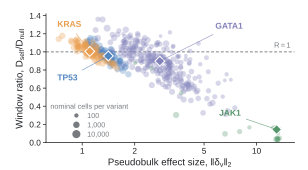

Python code for this plot:
"""Fig. 3f — pseudobulk effect size, nominal depth and measurement window."""
from __future__ import annotations

import numpy as np
from matplotlib.lines import Line2D

import fig3_common as S

# Publication contract inherited from fig3_common: Arial/Helvetica sans-serif;
# svg.fonttype="none"; pdf.fonttype=42; exports .svg, .pdf, .png and .tiff at dpi=600.
# Final assembled figure target: width_mm = 183.
W_MM, H_MM = 78.0, 43.0

LABEL_POS = {
    "TP53": (0.72, 0.71),
    "KRAS": (0.72, 1.30),
    "GATA1": (5.8, 1.28),
    "JAK1": (6.1, 0.32),
}


def main() -> None:
    S.apply_style()
    df = S.nominal_depth_join()
    fig = S.figure(W_MM, H_MM)
    ax = fig.add_axes([0.15, 0.16, 0.81, 0.76])

    medians = {}
    for gene in S.GENE_ORDER:
        sub = df[df["dataset"] == gene]
        # Strictly positive effect-size guard is required for the log x-axis.
        good = (
            np.isfinite(sub["effect_size"])
            & np.isfinite(sub["window_ratio"])
            & np.isfinite(sub["n_cells_nominal"])
            & (sub["effect_size"] > 0)
        )
        use = sub.loc[good]
        ax.scatter(
            use["effect_size"],
            use["window_ratio"],
            s=S.size_from_nominal_cells(use["n_cells_nominal"]),
            color=S.GENE_COLORS[gene],
            alpha=0.32,
            linewidths=0,
            zorder=2,
        )
        med_x = float(use["effect_size"].median())
        med_y = float(use["window_ratio"].median())
        medians[gene] = (med_x, med_y)
        ax.plot(
            med_x,
            med_y,
            marker="D",
            ms=5.0,
            mfc=S.GENE_COLORS[gene],
            mec="white",
            mew=0.75,
            zorder=5,
        )

    ax.axhline(1.0, color=S.GREY, lw=0.7, ls=(0, (3, 2)), zorder=1)
    ax.text(15.7, 1.025, r"$R=1$", ha="right", va="bottom", fontsize=5.4, color=S.GREY)
    ax.set_xscale("log")
    ax.set_xlim(0.62, 16.5)
    ax.set_xticks([1, 2, 5, 10])
    ax.set_xticklabels(["1", "2", "5", "10"])
    ax.minorticks_off()
    ax.set_ylim(0, 1.42)
    ax.set_yticks(np.arange(0, 1.41, 0.2))
    ax.set_xlabel(r"Pseudobulk effect size, $\Vert\delta_v\Vert_2$", labelpad=2)
    ax.set_ylabel(r"Window ratio, $D_\mathrm{self}/D_\mathrm{null}$", labelpad=2)
    ax.tick_params(axis="x", pad=1.5)
    ax.tick_params(axis="y", pad=1.5)
    S.despine(ax)

    for gene, (tx, ty) in LABEL_POS.items():
        color = S.GENE_COLORS[gene]
        px, py = medians[gene]
        ax.annotate(
            gene,
            xy=(px, py),
            xytext=(tx, ty),
            color=color,
            fontsize=6.1,
            fontweight="bold",
            ha="left",
            va="center",
            arrowprops=dict(
                arrowstyle="-",
                lw=0.45,
                color=color,
                shrinkA=2.0,
                shrinkB=2.0,
                alpha=0.8,
            ),
            zorder=6,
        )

    size_values = [100, 1000, 10000]
    handles = [
        Line2D(
            [0],
            [0],
            marker="o",
            ls="none",
            markeredgecolor="none",
            markerfacecolor=S.GREY,
            markersize=np.sqrt(S.size_from_nominal_cells([n])[0]),
            label=f"{n:,}",
        )
        for n in size_values
    ]
    legend = ax.legend(
        handles=handles,
        title="nominal cells per variant",
        loc="lower left",
        ncol=1,
        borderaxespad=0.2,
        handletextpad=0.5,
        labelspacing=0.35,
        fontsize=5.2,
        title_fontsize=5.2,
    )
    legend.get_title().set_color(S.GREY)
    for text in legend.get_texts():
        text.set_color(S.GREY)

    S.save(fig, "fig3f_effect_depth_landscape")


if __name__ == "__main__":
    main()
